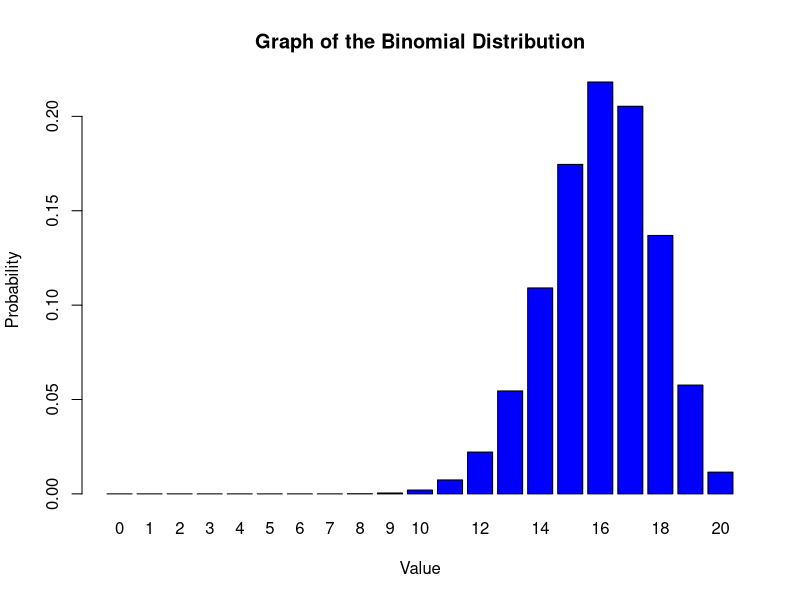
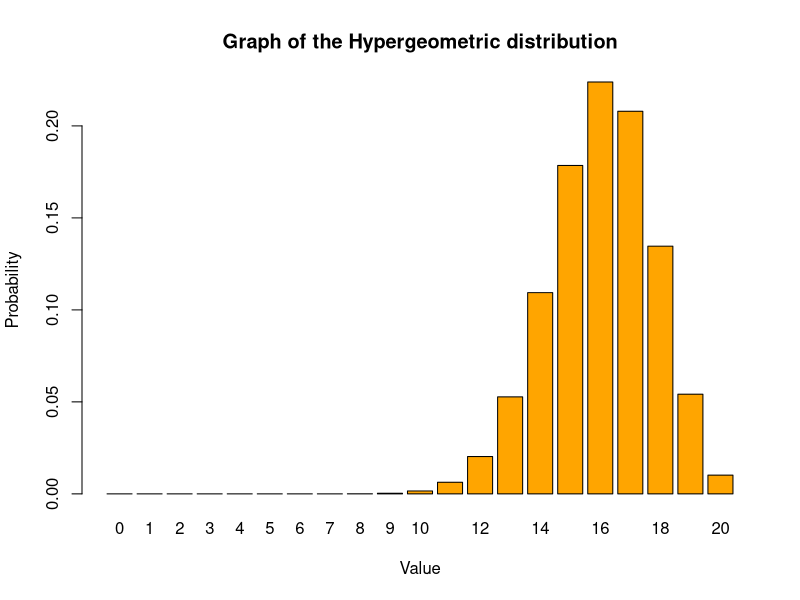

The R script that drew these images, in order:
#' ---
#' title: "Assignment 1"
#' output:
#'    html_document:   
#'      toc: true  
#'      toc_depth: 5 
#'      theme: united
#'      dev: 'svg'
#'      number_sections: false
#' ---
#'
#' # Example 1
#' 
#' The manufacturer guarantees that the germination rate of the seeds of the special pea variety is 80%.
#' The gardener bought 20 pea seeds. Calculate these probabilities
#' 
#' a. all seeds will germinate
#' 
#' b. no more than 6 seeds will germinate
#' 
#' c. germinate at least 6-1 seeds
#'
#' d. calculate the mean and variance
#'
#' e. construct a probability distribution graph
#' 
#' **Solution a.** 
dbinom(20, 20, 0.8)
#' **Solution b.** 
pbinom(6, 20, 0.8)
#' **Solution c.** 
pbinom(4, 20, 0.8, lower.tail = F)
#' **Solution d.** 
20*0.8 #median
20*0.8*0.2 #dispersion
#' **Solution e.** 
xB <- c(0:20)
probB <- dbinom(xB, 20, 0.8)
tabB  <- data.frame(hodnota=xB, prob=probB)
barplot(tabB$prob,main="Graph of the Binomial Distribution",xlab="Value",ylab="Probability", names.arg = xB, col="blue")
#'
#' 
#' # Example 2
#' 
#' Solve the previous example using the hypergeometric distribution if we know
#' that the gardener was picking from 400 pea seeds. Compare the probability distribution graphs.
#' 
#' a. all seeds will germinate
#'
#' b. no more than 6 seeds will germinate
#'
#' c. germinate at least 6-1 seeds
#'
#' d. calculate the mean and variance
#'
#' e. construct a probability distribution graph
#' 
#' **Solution a.** 
dhyper(20, 320, 80, 20)
#' **Solution b.** 
phyper(6, 320, 80, 20)
#' **Solution c.** 
phyper(4, 320, 80, 20, lower.tail = F)
#' **Solution d.** 
20*320/400 #median
20*320/400*(1-320/400)*(400-20)/(400-1) #dispersion
#' **Solution e.** 
xH <- c(0:20)
probH <- dhyper(xH, 320, 80, 20)
tabH <- data.frame(hodnota=xH, prob=probH)
barplot(tabH$prob,main="Graph of the Hypergeometric distribution",xlab="Value",ylab="Probability",names.arg = xH, col="orange")

#' Both distribution graphs from example 1 and example 2 are very similar in acquired values.
#'
#' # Example 3
#' 
#' The website of the online store is visited during the monitored period within one
#' hours on average 30 interested parties. Consider a time interval of 20 minutes. What is the probability that
#' 
#' a. 15 interested parties visit the page
#' b. the page will be visited by at least 6 interested parties
#' c. what is the most likely number of visits in 10 minutes?
#' 
#' **Solution a.** 
dpois(15, (30/60)*20)
#' **Solution b.** 
ppois(5, (30/60)*20, lower.tail = F)
#' **Solution c.** 
prob <- dpois(c(0:15),(30/60)*10)
prob_val <- which(prob %in% max(prob))
prob_val-1
#' 
#' # Example 4
#' 
#' The duration of the exam follows a normal distribution with a mean value of 240 minutes and an authoritative
#' deviation of 10 minutes. Calculate these tasks
#' 
#' a. what % of students complete the test within 220 minutes?
#' b. what % of students finish the test in the time interval of 210-230 minutes?
#' c. what % of students will need at least 235 minutes to complete the test?
#' d. determine the optimal time for finishing the exam so that at least 75% of the students can submit the assignment at that time.
#' 
#' **Solution a.** 
pnorm(220, mean = 240, sd = 10) * 100
#' **Solution b.** 
(pnorm(230, mean = 240, sd = 10)-pnorm(210, mean = 240, sd = 10)) * 100
#' **Solution c.** 
pnorm(234, mean=240, sd=10, lower.tail = F) * 100
#' **Solution d.** 
qnorm(0.75, mean=240, sd=10)
#' 
#' # Example 5
#' 
#' The lifetime of a PC component has an exponential probability distribution with a mean of 2000 days.
#' Calculate these probabilities
#' 
#' a. the component will be functional for at least 6\*100 days
#' b. that the component will fail within its average lifetime
#' c. determine the maximum warranty period that its manufacturer is willing to provide if it allows only 5% of complaints.
#' 
#' **Solution a.** 
pexp(599, rate=1/2000, lower.tail = F)
#' **Solution b.** 
pexp(2000, rate=1/2000)
#' **Solution c.** 
qexp(0.05, rate=1/2000)